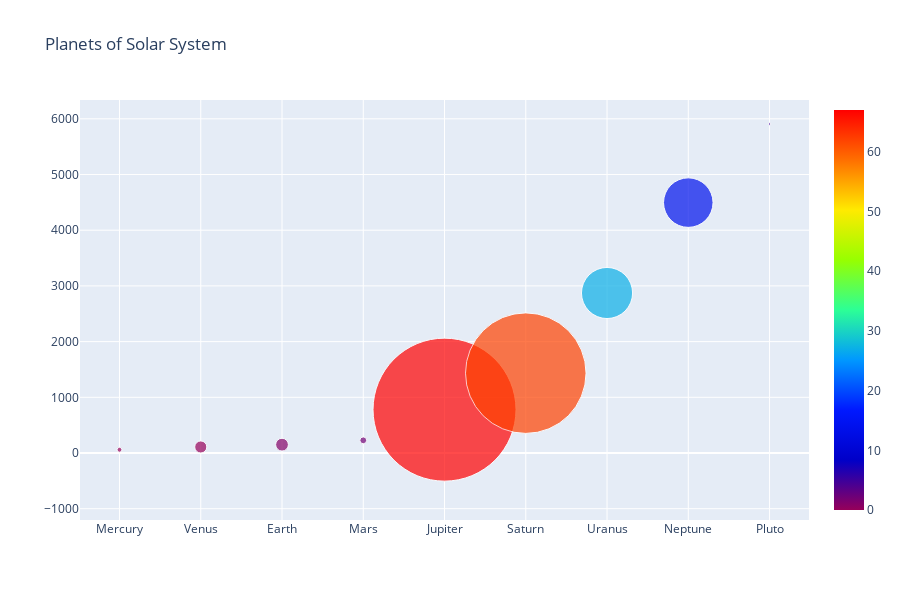

Notebook code for this chart:
### Code cell
x= planets.loc[:, 'planet']
y = planets.loc[:, 'distance_from_sun']
z = planets.loc[:, 'planet_diameter']
c = planets.loc[:, 'no_of_moons']
planet_trace = go.Scatter(x=x,
                          y=y,
                          mode='markers',
                          marker = dict(size = z,
                                        sizeref = 1000, # sizeref is the scalling factor for the diameter
                                        color = c,
                                        colorscale='Rainbow',
                                        showscale = True)
                         )
planet_data = [planet_trace]
planet_layout = go.Layout(height = 600, width = 900, title = 'Planets of Solar System', hovermode = 'closest')

planet_figure = dict(data=planet_data, layout = planet_layout)
offline.iplot(planet_figure)

### Figure 1 — Plotly figure (JSON) as saved in the notebook; plotly's stock layout.template omitted (floating-point values rounded to 4 significant figures)
{"data": [{"marker": {"color": [0, 0, 1, 2, 67, 62, 27, 14, 5], "colorscale": [[0, "rgb(150,0,90)"], [0.125, "rgb(0,0,200)"], [0.25, "rgb(0,25,255)"], [0.375, "rgb(0,152,255)"], [0.5, "rgb(44,255,150)"], [0.625, "rgb(151,255,0)"], [0.75, "rgb(255,234,0)"], [0.875, "rgb(255,111,0)"], [1, "rgb(255,0,0)"]], "showscale": true, "size": [4879, 12104, 12756, 6792, 142984, 120536, 51118, 49528, 2370], "sizeref": 1000}, "mode": "markers", "type": "scatter", "x": ["Mercury", "Venus", "Earth", "Mars", "Jupiter", "Saturn", "Uranus", "Neptune", "Pluto"], "y": [57.9, 108.2, 149.6, 227.9, 778.6, 1434.0, 2872.0, 4495.0, 5906.0]}], "layout": {"height": 600, "hovermode": "closest", "title": {"text": "Planets of Solar System"}, "width": 900, "xaxis": {"autorange": true, "range": [-0.4862, 8.486], "type": "category"}, "yaxis": {"autorange": true, "range": [-1203.0, 6337.0], "type": "linear"}}}
